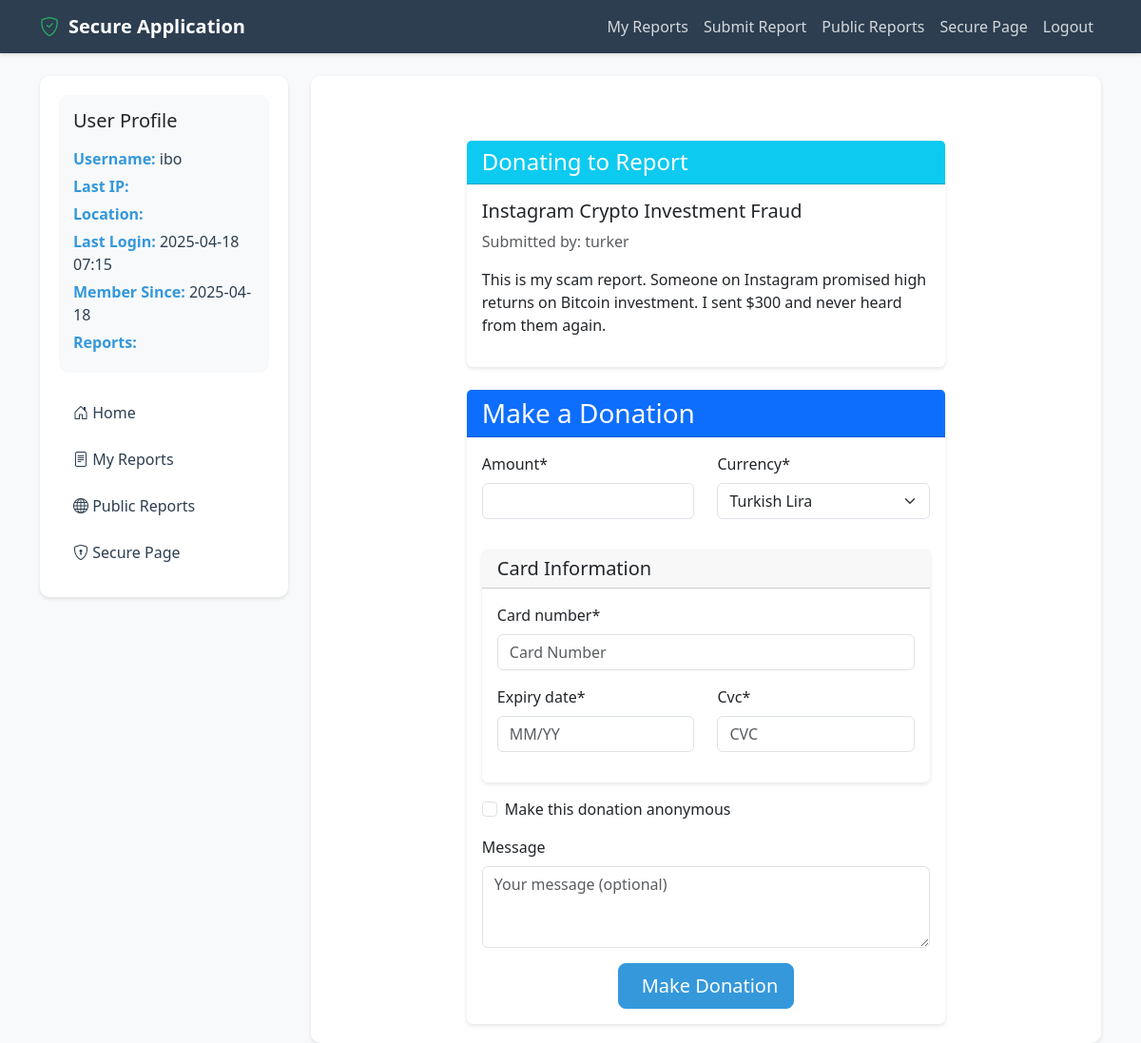
The page /donate/3/ (signed in) on the database its author committed.
### myapp/models.py (models this page shows, shortened)
class ScamReport(models.Model):
    REPORT_TYPES = [
        ('investment', 'Investment Scam'),
        ('shopping', 'Shopping Scam'),
        ('banking', 'Banking Scam'),
        ('social', 'Social Media Scam'),
        ('other', 'Other')
    ]
    STATUS_CHOICES = [
        ('pending', 'Pending'),
        ('verified', 'Verified'),
        ('rejected', 'Rejected')
    ]
    reporter = models.ForeignKey(
        User,
        on_delete=models.SET_NULL,
        null=True,
        related_name='submitted_reports',
        help_text='User who submitted this report'
    )
    report_type = models.CharField(max_length=20, choices=REPORT_TYPES)
    title = models.CharField(max_length=200)
    description = models.TextField()
    scam_url = models.URLField(blank=True, null=True)
    domain_age = models.CharField(max_length=100, blank=True, null=True)
    domain_registrar = models.CharField(max_length=200, blank=True, null=True)
    domain_country = models.CharField(max_length=100, blank=True, null=True)
    is_blacklisted = models.BooleanField(default=False)
    blacklist_details = models.TextField(blank=True, null=True)
    status = models.CharField(max_length=20, choices=STATUS_CHOICES, default='pending')
    is_public = models.BooleanField(default=True)
    submission_date = models.DateTimeField(auto_now_add=True)
    last_updated = models.DateTimeField(auto_now=True)
    view_count = models.IntegerField(default=0)
    is_flagged = models.BooleanField(default=False)
    flag_reason = models.TextField(blank=True, null=True)
    flagged_by = models.ForeignKey(User, on_delete=models.SET_NULL, null=True, blank=True, related_name='flagged_reports')
    verified_by = models.ForeignKey(User, on_delete=models.SET_NULL, null=True, blank=True, related_name='verified_reports')
    verification_date = models.DateTimeField(null=True, blank=True)
    views = models.IntegerField(default=0)
    class Meta:
        ordering = ['-submission_date']
        verbose_name = 'Scam Report'
        verbose_name_plural = 'Scam Reports'

### myapp/views.py (the view)
# urls.py: path('donate/<int:report_id>/', views.donate, name='donate'),
@login_required
def donate(request, report_id=None):
    if report_id:
        report = get_object_or_404(ScamReport, id=report_id)
    else:
        report = None
    if request.method == 'POST':
        form = DonationForm(request.POST)
        if form.is_valid():
            donation = Donation.objects.create(
                user=request.user if request.user.is_authenticated else None,
                amount=form.cleaned_data['amount'],
                currency=form.cleaned_data['currency'],
                payment_status='completed',
                is_anonymous=request.POST.get('is_anonymous', False),
                message=request.POST.get('message', ''),
                transaction_id=f"DEMO-{timezone.now().timestamp()}",
                report=report
            )
            return JsonResponse({'success': True})
        else:
            return JsonResponse({'success': False, 'error': 'Invalid form data'})
    else:
        form = DonationForm()
    return render(request, 'donate.html', {
        'form': form,
        'report': report
    })

### myapp/templates/donate.html (shortened to what this page needs)
{% extends 'base.html' %}
{% load crispy_forms_tags %}
{% block content %}
<div class="container mt-5">
    <div class="row justify-content-center">
        <div class="col-md-8">
            {% if report %}
            <div class="card mb-4">
                <div class="card-header bg-info text-white">
                    <h4 class="mb-0">Donating to Report</h4>
                </div>
                <div class="card-body">
                    <h5>{{ report.title }}</h5>
                    <p class="text-muted">Submitted by: {% if report.reporter.is_anonymous %}Anonymous{% else %}{{ report.reporter }}{% endif %}</p>
                    <p>{{ report.description|truncatewords:50 }}</p>
                </div>
            </div>
            {% endif %}
            <div class="card">
                <div class="card-header bg-primary text-white">
                    <h3 class="mb-0">Make a Donation</h3>
                </div>
                <div class="card-body">
                    <form method="post" id="donation-form">
                        <div class="row mb-3">
                            <div class="col-md-6">
                                {{ form.amount|as_crispy_field }}
                            </div>
                            <div class="col-md-6">
                                {{ form.currency|as_crispy_field }}
                            </div>
                        </div>
                        <div class="card mb-3">
                            <div class="card-header">
                                <h5 class="mb-0">Card Information</h5>
                            </div>
                            <div class="card-body">
                                {{ form.card_number|as_crispy_field }}
                                <div class="row">
                                    <div class="col-md-6">
                                        {{ form.expiry_date|as_crispy_field }}
                                    </div>
                                    <div class="col-md-6">
                                        {{ form.cvc|as_crispy_field }}
                                    </div>
                                </div>
                            </div>
                        </div>
                        <div class="mb-3">
                            <div class="form-check">
                                {{ form.is_anonymous }}
                                <label class="form-check-label" for="{{ form.is_anonymous.id_for_label }}">
                                    Make this donation anonymous
                                </label>
                            </div>
                        </div>
                        {{ form.message|as_crispy_field }}
                        <div class="text-center">
                            <button type="submit" class="btn btn-primary btn-lg">
                                Make Donation
                            </button>
                        </div>
                    </form>
                </div>
            </div>
        </div>
    </div>
</div>
{% endblock %}

### myapp/templates/base.html (shortened to what this page needs)
{% load static %}
<!DOCTYPE html>
<html lang="en">
<head>
    <link href="https://cdn.jsdelivr.net/npm/bootstrap@5.3.0/dist/css/bootstrap.min.css" rel="stylesheet">
    <link rel="stylesheet" href="https://cdn.jsdelivr.net/npm/bootstrap-icons@1.11.0/font/bootstrap-icons.css">
</head>
<body>
    <nav class="navbar navbar-expand-lg navbar-dark">
        <div class="container">
            <a class="navbar-brand" href="{% url 'home' %}">
                <i class="bi bi-shield-check"></i>
                Secure Application
            </a>
            <div class="collapse navbar-collapse" id="navbarNav">
                <ul class="navbar-nav ms-auto">
                    {% if user.is_authenticated %}
                        <li class="nav-item">
                            <a class="nav-link" href="{% url 'my_reports' %}">My Reports</a>
                        </li>
                        <li class="nav-item">
                            <a class="nav-link" href="{% url 'submit_report' %}">Submit Report</a>
                        </li>
                        <li class="nav-item">
                            <a class="nav-link" href="{% url 'public_reports' %}">Public Reports</a>
                        </li>
                        <li class="nav-item">
                            <a class="nav-link" href="{% url 'secure_page' %}">Secure Page</a>
                        </li>
                        <li class="nav-item">
                            <a class="nav-link" href="{% url 'logout' %}">Logout</a>
                        </li>
                    {% endif %}
                </ul>
            </div>
        </div>
    </nav>
    <div class="container mt-4">
        <div class="row">
            {% if user.is_authenticated %}
            <div class="col-md-3">
                <div class="sidebar">
                    <div class="user-info">
                        <h5 class="mb-3">User Profile</h5>
                        <p><strong>Username:</strong> {{ user.username }}</p>
                        <p><strong>Last IP:</strong> {{ user.last_ip }}</p>
                        <p><strong>Location:</strong> {{ user.location }}</p>
                        <p><strong>Last Login:</strong> {{ user.last_login|date:"Y-m-d H:i" }}</p>
                        <p><strong>Member Since:</strong> {{ user.date_joined|date:"Y-m-d" }}</p>
                        <p><strong>Reports:</strong> {{ user.report_count }}</p>
                    </div>
                    <nav class="nav flex-column">
                        <a class="nav-link {% if request.resolver_match.url_name == 'home' %}active{% endif %}" href="{% url 'home' %}">
                            <i class="bi bi-house-door"></i> Home
                        </a>
                        <a class="nav-link {% if request.resolver_match.url_name == 'my_reports' %}active{% endif %}" href="{% url 'my_reports' %}">
                            <i class="bi bi-file-text"></i> My Reports
                        </a>
                        <a class="nav-link {% if request.resolver_match.url_name == 'public_reports' %}active{% endif %}" href="{% url 'public_reports' %}">
                            <i class="bi bi-globe"></i> Public Reports
                        </a>
                        <a class="nav-link {% if request.resolver_match.url_name == 'secure_page' %}active{% endif %}" href="{% url 'secure_page' %}">
                            <i class="bi bi-shield-lock"></i> Secure Page
                        </a>
                    </nav>
                </div>
            </div>
            {% endif %}
            <div class="{% if user.is_authenticated %}col-md-9{% else %}col-md-12{% endif %}">
                <div class="main-content">
                    {% block content %}
                    {% endblock %}
                </div>
            </div>
        </div>
    </div>
</body>
</html>

### myapp/templates/base.html (style rules this page uses)
:root { --primary-color: #2c3e50; --secondary-color: #3498db; --accent-color: #e74c3c; --success-color: #27ae60; --warning-color: #f39c12; --danger-color: #c0392b; --light-bg: #f8f9fa; --dark-bg: #2c3e50; }
body { background-color: var(--light-bg); font-family: 'Segoe UI', Tahoma, Geneva, Verdana, sans-serif; }
.navbar { background-color: var(--primary-color); box-shadow: 0 2px 4px rgba(0,0,0,0.1); }
.navbar-brand { color: white !important; font-weight: bold; display: flex; align-items: center; gap: 10px; }
.navbar-brand i { color: var(--success-color); }
.nav-link { color: rgba(255,255,255,0.8) !important; transition: color 0.3s ease; }
.btn-primary { background-color: var(--secondary-color); border-color: var(--secondary-color); }
.card { border: none; box-shadow: 0 2px 4px rgba(0,0,0,0.1); transition: transform 0.3s ease; }
.sidebar { background-color: white; border-radius: 10px; box-shadow: 0 2px 4px rgba(0,0,0,0.1); padding: 20px; }
.sidebar .nav-link { color: var(--primary-color) !important; padding: 10px 15px; border-radius: 5px; margin-bottom: 5px; transition: all 0.3s ease; }
.user-info { background-color: var(--light-bg); border-radius: 10px; padding: 15px; margin-bottom: 20px; }
.user-info p { margin-bottom: 5px; color: var(--primary-color); }
.user-info strong { color: var(--secondary-color); }
.main-content { background-color: white; border-radius: 10px; box-shadow: 0 2px 4px rgba(0,0,0,0.1); padding: 20px; }

### rows shown on the page
ScamReport: title "Instagram Crypto Investment Fraud", reporter "turker", description "This is my scam report. Someone on Instagram promised high returns on Bitcoin investment. I sent $300 and never heard from them again."

### other values the page prints
{{ user.username }} "ibo"
{{ user.last_login|date:"Y-m-d H:i" }} "2025-04-18 07:15"
{{ user.date_joined|date:"Y-m-d" }} "2025-04-18"
